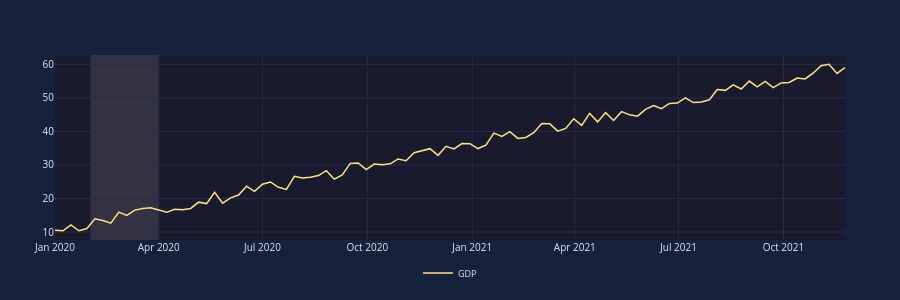

Notebook code for this chart:
### Markdown cell above
## Doc 1: Level 1 - Minimal

### Code cell
# Level 1: Minimal - Single Chart with One Data Series
chart = EconChart(Data(x=dates, y=values, name='GDP'))
# board = EconBoard(chart)
chart.show()
print("PASS: Level 1 - Minimal chart created successfully")
